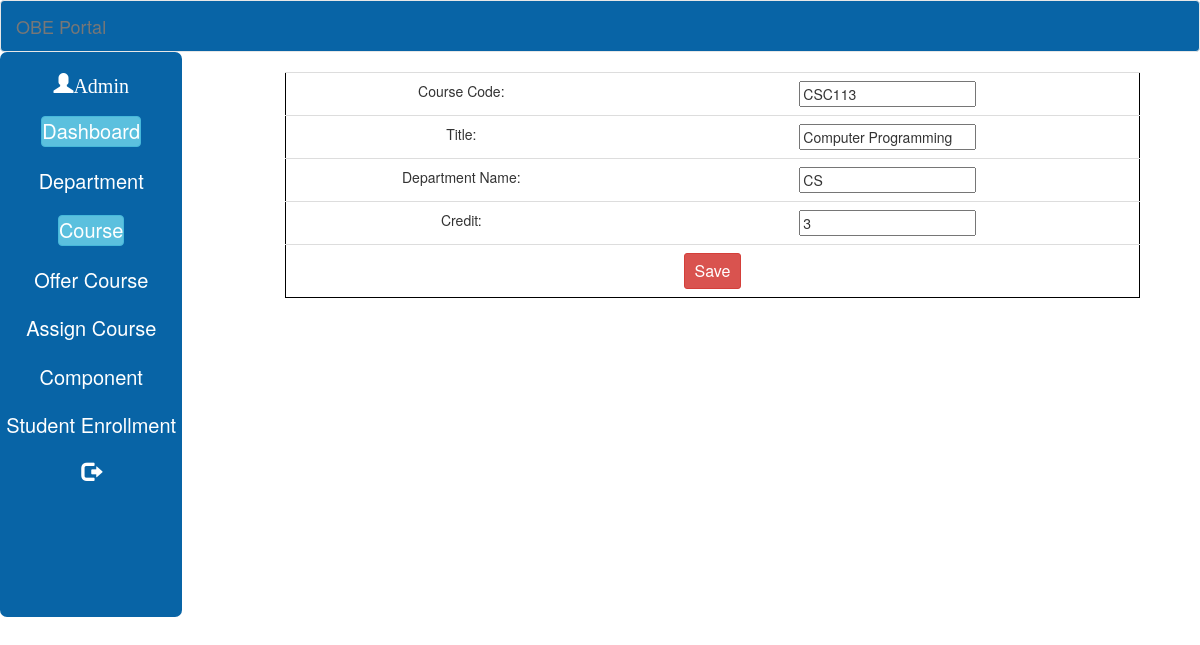
The app's page /admin/edit_course.php?value=1 with its own data.
### tables this page shows
CREATE TABLE IF NOT EXISTS `course` (
  `course_id` int(11) NOT NULL,
  `course_code` varchar(255) NOT NULL,
  `dept_id` int(11) NOT NULL,
  `title` varchar(255) NOT NULL,
  `credit` varchar(255) NOT NULL
);

CREATE TABLE IF NOT EXISTS `dept` (
  `dept_id` int(11) NOT NULL,
  `dept` varchar(255) NOT NULL
);

### admin/edit_course.php (the view, shortened to what this page needs)
<?php include("db.php");?>
<!DOCTYPE html>
<html>
<head>
  <link rel="stylesheet" href="../css/style_2.css">
  <link rel="stylesheet" href="https://maxcdn.bootstrapcdn.com/bootstrap/3.3.7/css/bootstrap.min.css">
  <link rel="stylesheet" href="https://cdnjs.cloudflare.com/ajax/libs/bootstrap-sweetalert/1.0.1/sweetalert.min.css">
</head>
<body>
   <div id="function">
	   <div>
			<nav class="navbar navbar-default" id="nb">
			  <div class="container-fluid">
			    <div class="navbar-header">
			      <a class="navbar-brand" href="#">OBE Portal</a>
			    </div>
			  </div>
		  </nav>
      <div style="width:95%; margin:0px auto  id='nb2';">
       <table id="tbl1" width="16%" height="565px">
        <tr><td valign="top"><br>
          <a href="#" class="glyphicon glyphicon-user">Admin</a><br><br>
          <a href="admin_dashboard.php" class="btn btn-info" >Dashboard</a><br><br>
          <a href="department.php" >Department</a><br><br>
          <a href="course.php" class="btn btn-info">Course</a><br><br>
          <a href="offered_course.php">Offer Course</a><br><br>
          <a href="assign_course.php">Assign Course</a><br><br>
          <a href="component.php">Component</a><br><br>
		  <a href="st_enrollment.php">Student Enrollment</a><br><br>
          <a href="../logout.php" class="glyphicon glyphicon-log-out"></a>
          </td>
        </tr>
      </table>
	  <div style="width:100%; margin:0px auto ; ">
	  <form method="POST" action="">
        <table id="tbl2" class="table table-secondary" width="40%">
			<tbody>
			<?php
			$row_id=$_GET['value'];
			$sql="SELECT * FROM course c join dept d WHERE c.dept_id=d.dept_id and  c.course_id='$row_id'";
			$result =mysqli_query($connection,$sql);
	        if(mysqli_num_rows($result) > 0){
	            $row = mysqli_fetch_array($result);
	        ?>
			<tr>
		    	<td>Course Code: </td>
		            <td><input type="text" name="course_code" value="<?php echo $row['course_code'];?>"></td>
		    </tr>
		    <tr>
		        <td>Title: </td>
		    	<td><input type="text" name="title" value="<?php echo $row['title'];?>">
		        </td>
	            </tr>
	            <tr>
		        	<td>Department Name: </td>
		        	<td><input type="text" name="dept_name" value="<?php echo $row['dept'];?>"></td>
	            </tr>
	            <tr>
		            <td>Credit: </td>
		            <td><input type="text" name="credit" value="<?php echo $row['credit'];?>"></td>
	            </tr>
	            <tr>
							<td colspan="2"><button type="submit" id="save" name="save" class="btn btn btn-danger btn-sm" style="font-size:16px">Save</button></td>
			      </tr>
	            <?php
	                }
				?>
				</tbody>
			  </table>
			</form><br>
	   </div>
	</div>
</body>
</html>

### css/style_2.css (style rules this page uses)
#function { width: 100%; margin: 0px auto; }
#nb { margin-top: 0px; margin-bottom: 0px; background-color: #0864A6; color: #ffffff; }
table th, td, tr { text-align: center; }
#tbl1 { float: left; background-color: #0864A6 !important; min-height: 450px; border-radius: 7px; }
#tbl1 a { text-decoration: none; padding: 0px; margin: 0px; font-size: 20px; color: white; }
#tbl2 { margin-top: 20px; border: 1px solid black; float: right; width: 75%; }

### records on screen
course: course_code "CSC113", title "Computer Programming", dept_name "CS", credit "3"
